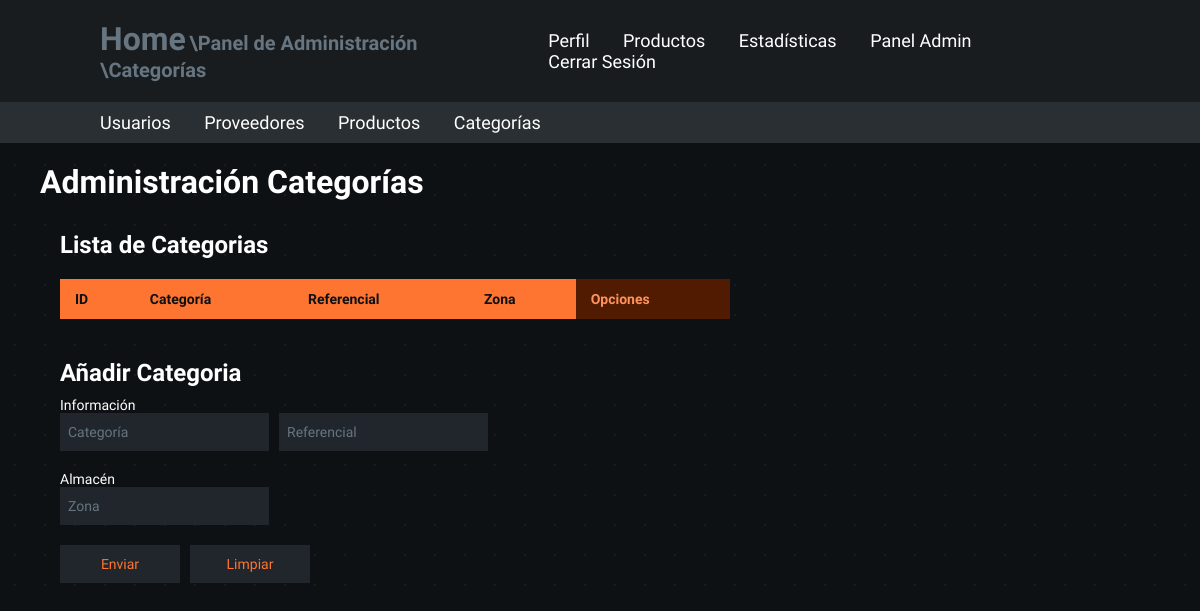
The app's page /admin-panel/categories (signed in), older data.
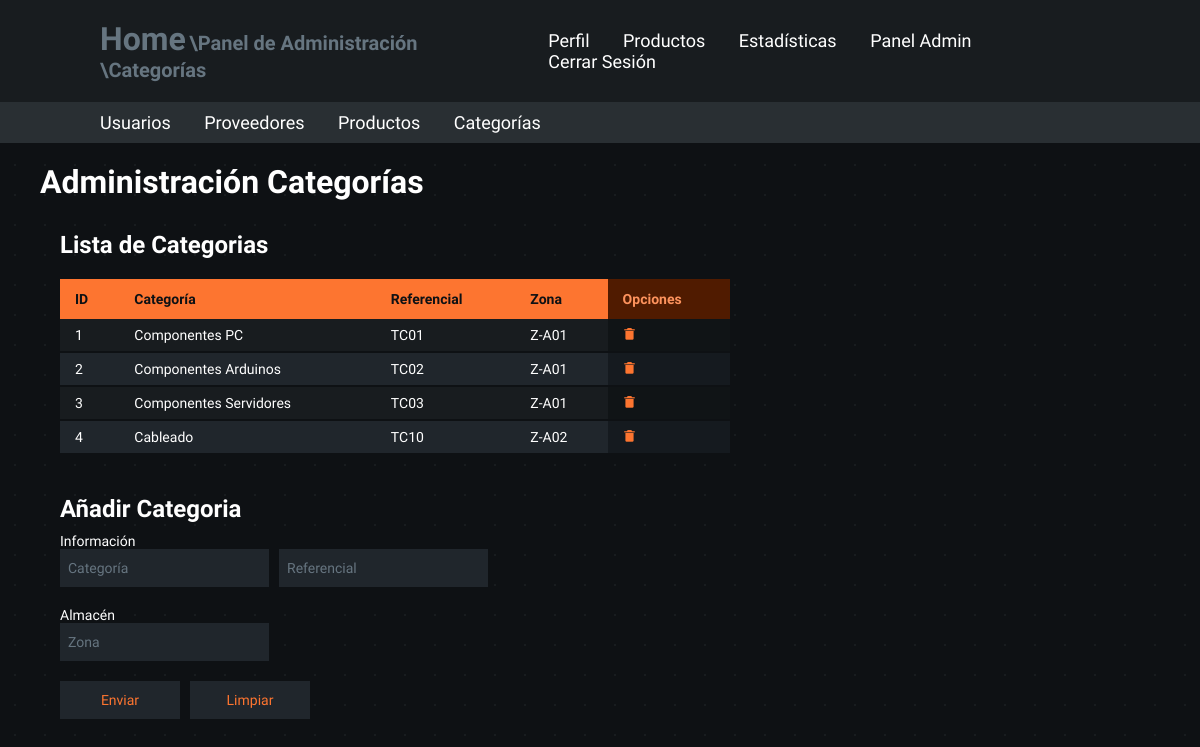
The same page, newer data.
### models.py (models this page shows, shortened)
class Categories(db.Base):
    __tablename__ = "categories"
    category_id = Column(Integer, primary_key=True)
    category_name = Column(String(255), nullable=False, server_default="unidentified_category")
    category_referencial = Column(String(255), nullable=False, server_default="unidentified_referencial")
    category_zone = Column(String(255), nullable=True, server_default="unidentified_zone")

### app.py (the view)
@app.route("/admin-panel/categories")
@admin_login_required
def admin_panel_categories():
    registered_categories = db.session.query(Categories).order_by(Categories.category_id)
    return render_template("admin_categories.html", is_admin=session["is_admin"],
                           registered_categories=registered_categories)

### app.py (called while the page is built)
@app.before_request
def validate_session():
    if request.endpoint == 'static':
        return
    time.sleep(0.3)
    if 'user_id' in session:
        user = db.session.query(Users).filter_by(user_id=session['user_id']).first()
        if not user:
            session.clear()
            flash("Sesión Expirada", "warning")
            return redirect(url_for("login"))
        elif user.role_id != session.get('role_id'):
            session['role_id'] = user.role_id
            session['is_admin'] = user.role_id == 0

def admin_login_required(original_function):
    @wraps(original_function)
    def decorated_function(*args, **kwargs):
        redirect_url = None
        if 'user_id' not in session:
            print("Not Logged In")
            return redirect(url_for('login'))
        user = db.session.query(Users).filter_by(user_id=session['user_id']).first()
        if not user or user.role_id != 0:
            print("Insufficient Roles")
            redirect_url = url_for('home')
        if redirect_url:
            return redirect(redirect_url)
        return original_function(*args, **kwargs)
    return decorated_function

### templates/admin_categories.html (shortened to what the changed rows need)
<!DOCTYPE html>
<html lang="es">
<head>
    <link rel="stylesheet" href="/static/variables.css">
    <link rel="stylesheet" href="/static/main.css">
    <link rel="stylesheet" href="/static/containers.css">
    <link rel="stylesheet" href="/static/navbars.css">
    <link rel="stylesheet" href="/static/tables.css">
    <link rel="stylesheet" href="/static/fonts.css">
    <link rel="stylesheet" href="/static/forms.css">
    <link href='https://unpkg.com/boxicons@2.1.4/css/boxicons.min.css' rel='stylesheet'>
</head>
<body class="general-body">
    <section class="container-type-1">
        <h1>Administración Categorías</h1>
    </section>
    <section class="container-type-1 flex-container flex-jst-sb">
        <article class="container-type-1 no-margin full-width">
            <section class="container-type-1 flex-container flex-column no-margin">
                <h2>Lista de Categorias</h2>
                <section class="container-type-2 overflow">
                    <table class="table-type-1 no-table-margin table-sticky-header alternate hover">
                        <thead>
                            <tr>
                                <th class="th-title">ID</th>
                                <th class="th-title">Categoría</th>
                                <th class="th-title">Referencial</th>
                                <th class="th-title">Zona</th>
                                <th class="th-option">Opciones</th>
                            </tr>
                        </thead>
                        <tbody>
                            {% if registered_categories %}
                            {% for category in registered_categories %}
                            <tr>
                                <td>{{category.category_id}}</td>
                                <td>{{category.category_name}}</td>
                                <td>{{category.category_referencial}}</td>
                                <td>{{category.category_zone}}</td>
                                <td class="td-option">
                                    <form action="/admin-panel/categories/delete-category/{{ category.category_id }}" method="POST" class="option-subform">
                                        <button type="submit">
                                            <i class='bx bxs-trash-alt'></i>
                                        </button>
                                    </form>
                                </td>
                            </tr>
                            {% endfor %}
                            {% endif %}
                        </tbody>
                    </table>
                </section>
            </section>
        </article>
    </section>
    <section class="container-type-1 flex-container">
        <article class="no-margin">
            <h2>Añadir Categoria</h2>
        </article>
    </section>
</body>
</html>

Row changes from the older to the newer data that the page shows:
added Categories: category_id "1", category_name "Componentes PC", category_referencial "TC01", category_zone "Z-A01"
added Categories: category_id "2", category_name "Componentes Arduinos", category_referencial "TC02", category_zone "Z-A01"
added Categories: category_id "3", category_name "Componentes Servidores", category_referencial "TC03", category_zone "Z-A01"
added Categories: category_id "4", category_name "Cableado", category_referencial "TC10", category_zone "Z-A02"
